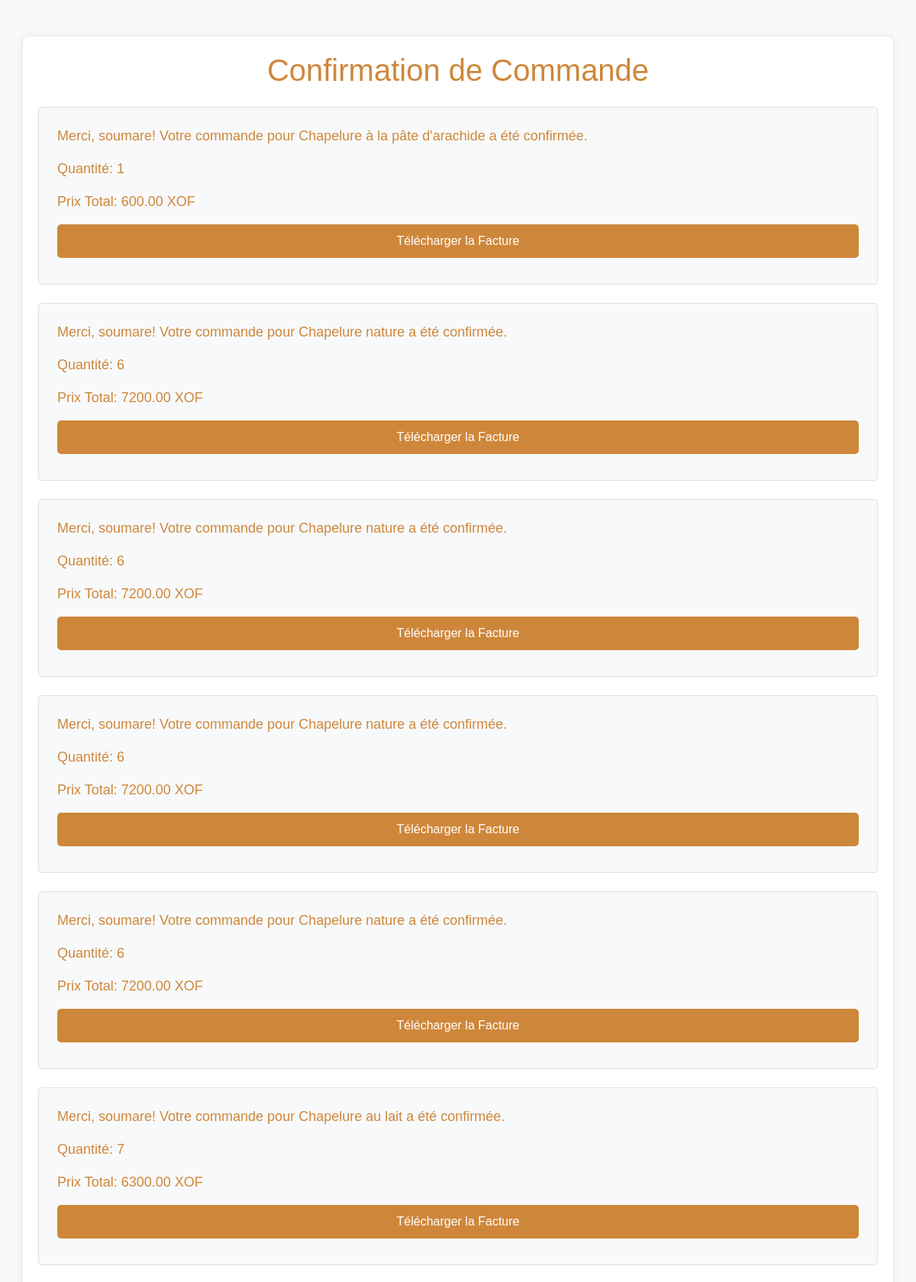
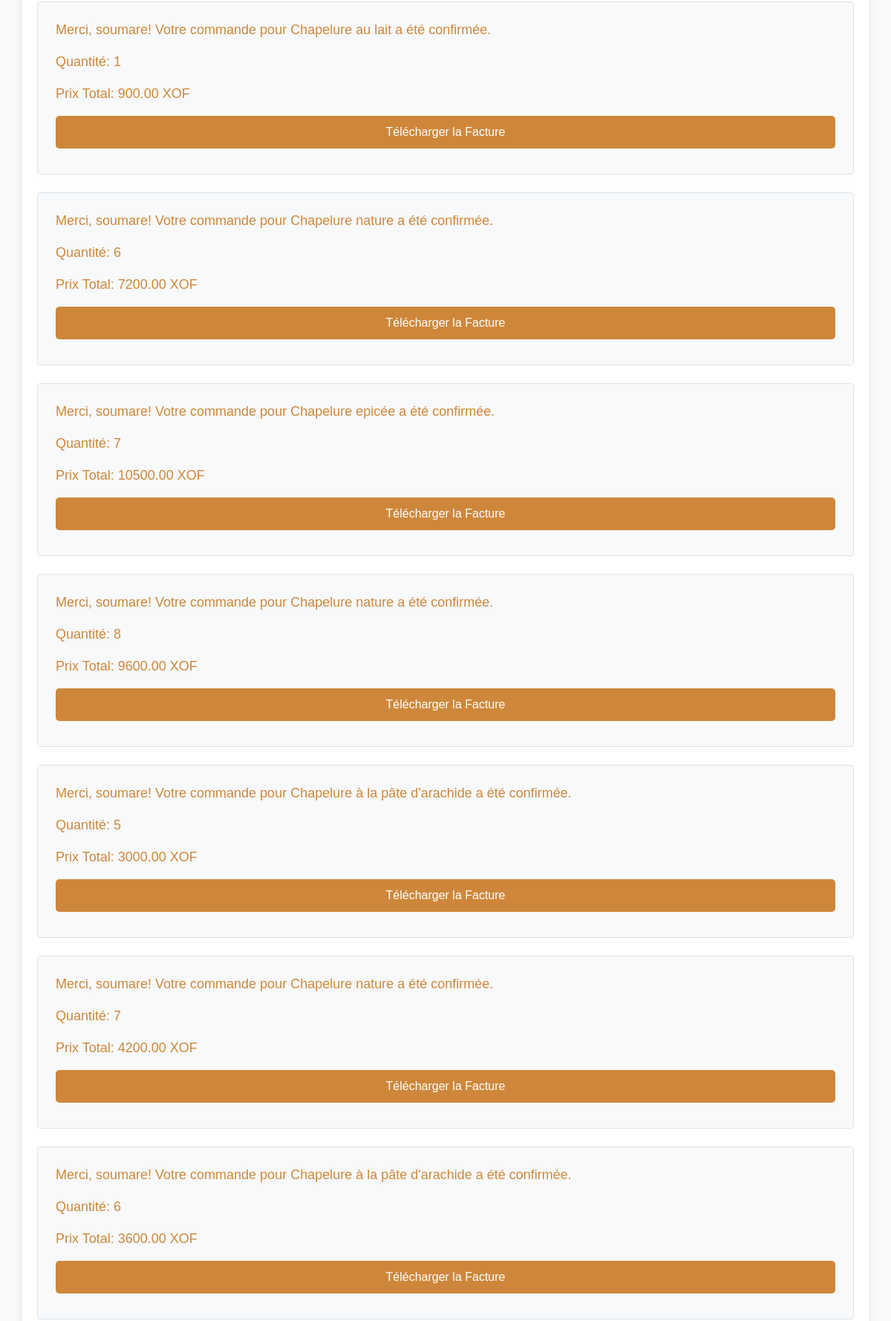
Page /order_confirmation_authenticated/ (signed in, upper part) on the committed database (2 pictures, top to bottom).
### chapmaliApp/models.py (models this page shows, shortened)
class Order(models.Model):
    product = models.ForeignKey(Product, on_delete=models.CASCADE)
    quantity = models.PositiveIntegerField()
    total_price = models.DecimalField(max_digits=10, decimal_places=2)
    customer_name = models.CharField(max_length=100)
    customer_phone = models.CharField(max_length=15)
    customer_address = models.TextField()
    payment_status = models.BooleanField(default=False)
    invoice_pdf = models.FileField(upload_to='invoices/', blank=True, null=True)
    user = models.ForeignKey(User, on_delete=models.CASCADE, blank=True, null=True)  # Facultatif

class Product(models.Model):
    category = models.ForeignKey(Category, related_name='products', on_delete=models.CASCADE)
    name = models.CharField(max_length=100)
    description = models.TextField()
    price = models.DecimalField(max_digits=10, decimal_places=2)
    min_quantity = models.PositiveIntegerField(default=1)
    image = models.ImageField(upload_to='products/')

### chapmaliApp/views.py (the view)
# urls.py: path('order_confirmation_authenticated/', views.order_confirmation_authenticated, name='order_confirmation_authenticated'),
@login_required
def order_confirmation_authenticated(request):
    orders = Order.objects.filter(user=request.user).order_by('-id')
    return render(request, 'order_confirmation_authenticated.html', {'orders': orders})

### templates/order_confirmation_authenticated.html (shortened to what this page needs)
{% load static %}
<!DOCTYPE html>
<html lang="fr">
<head>
    <link rel="stylesheet" href="{% static 'css/bootstrap.min.css' %}">
</head>
<body>
<div class="container mt-5">
    <h1>Confirmation de Commande</h1>
    {% for order in orders %}
    <div class="order-details mt-4 p-4 bg-light border rounded">
        <p>Merci, {{ order.customer_name }}! Votre commande pour {{ order.product.name }} a été confirmée.</p>
        <p>Quantité: {{ order.quantity }}</p>
        <p>Prix Total: {{ order.total_price }} XOF</p>
        <button class="btn-download" onclick="generatePDF('{{ order.customer_name }}', '{{ order.product.name }}', '{{ order.quantity }}', '{{ order.product.price }}', '{{ order.total_price }}')">Télécharger la Facture</button>
    </div>
    {% endfor %}
</div>
</body>
</html>

### templates/order_confirmation_authenticated.html (style rules this page uses)
body { font-family: Arial, sans-serif; background-color: #f8f9fa; }
.container { margin-top: 50px; padding: 20px; background-color: #fff; border-radius: 8px; box-shadow: 0 0 10px rgba(0, 0, 0, 0.1); }
h1 { color: #ce873a; text-align: center; margin-bottom: 20px; }
.order-details { margin-bottom: 20px; }
.order-details p { font-size: 18px; color: #ce873a; ; }
.btn-download, .btn-home { display: block; width: 100%; text-align: center; padding: 10px; border: none; border-radius: 5px; color: #fff; font-size: 16px; cursor: pointer; transition: background-color 0.3s ease; }
.btn-download { background-color: #ce873a; margin-bottom: 10px; }

### rows in the picture
Order: customer_name "soumare", product.name "Chapelure à la pâte d'arachide", quantity "1", total_price "600.00"
Order: customer_name "soumare", product.name "Chapelure nature", quantity "6", total_price "7200.00"
Order: customer_name "soumare", product.name "Chapelure nature", quantity "6", total_price "7200.00"
Order: customer_name "soumare", product.name "Chapelure nature", quantity "6", total_price "7200.00"
Order: customer_name "soumare", product.name "Chapelure nature", quantity "6", total_price "7200.00"
Order: customer_name "soumare", product.name "Chapelure au lait", quantity "7", total_price "6300.00"
Order: customer_name "soumare", product.name "Chapelure au lait", quantity "1", total_price "900.00"
Order: customer_name "soumare", product.name "Chapelure nature", quantity "6", total_price "7200.00"
Order: customer_name "soumare", product.name "Chapelure epicée", quantity "7", total_price "10500.00"
Order: customer_name "soumare", product.name "Chapelure nature", quantity "8", total_price "9600.00"
Order: customer_name "soumare", product.name "Chapelure à la pâte d'arachide", quantity "5", total_price "3000.00"
Order: customer_name "soumare", product.name "Chapelure nature", quantity "7", total_price "4200.00"
Order: customer_name "soumare", product.name "Chapelure à la pâte d'arachide", quantity "6", total_price "3600.00"
